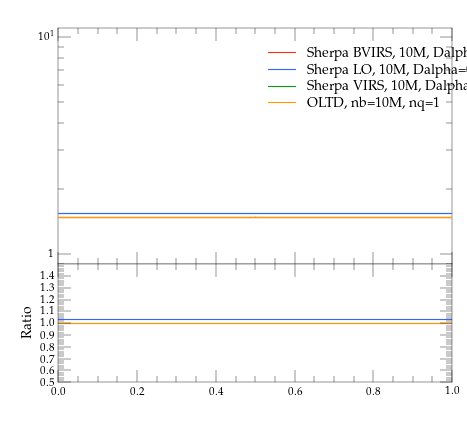

This figure's Python source:
#! /usr/bin/env python

# This Python script was auto-generated using YODA v2.0.0.
# Analysis object: /evtb/incCutEg
# Timestamp: 15-04-2024 (14:31:35)

import matplotlib as mpl
import matplotlib.pyplot as plt
mpl.use('Agg') # comment out for interactive use
import os
import numpy as np

plotDir = os.path.split(os.path.realpath(__file__))[0]
if 'YODA_USER_PLOT_PATH' in globals():
    plot_outdir = globals()['YODA_USER_PLOT_PATH']
else:
    plot_outdir = plotDir

#plot style
plt.style.use(os.path.join(plotDir, '../default.mplstyle'))
# plot metadata
figW, figH = plt.rcParams['figure.figsize']
ax_xLabel = r''
ax_yLabel = r''
ax_title  = r''
ax_xScale = 'linear'
ax_yScale = 'log'
xLims = (0.0, 1.0)
yLims = (0.9, 11.0)

# TeX-friendly labels for the legend
labels = [ r"Sherpa BVIRS, 10M, Dalpha=0.01", r"Sherpa LO, 10M, Dalpha=0.01", r"Sherpa VIRS, 10M, Dalpha=0.01", r"OLTD, nb=10M, nq=1" ]

# Create figure and axis objects
fig, (ax, ratio0_ax) = plt.subplots(2, 1, sharex=True,
                  figsize=(figW,figH), gridspec_kw={'height_ratios': (2, 1)})
ratio0_ax.yaxis.set_major_locator(mpl.ticker.MultipleLocator(0.1))
ratio0_ax.set_ylim(0.5, 1.4999)
ratio0_ax.set_ylabel('Ratio')

# LineColor map: curve index -> color
linecolors = {0: '#EE3311', 1: '#3366FF', 2: '#109618', 3: '#FF9900'}
# the numerical data is stored in a separate file
dataf = dict()
prefix = os.path.split(__file__)[0]
if prefix:    prefix = prefix + '/'
exec(open(prefix+'incCutEg__data.py').read(), dataf)


legend_handles = [] # keep track of handles for the legend

# style options for curves
# starts at zorder>=5 to draw curve on top of legend
styles = {
  'curve0': {
    'color' : linecolors[0],
    'linestyle' : '-',
    'marker' : 'o',
    'zorder' : 5,
    'histstyle' : True,
  },
  'curve1': {
    'color' : linecolors[1],
    'linestyle' : '-',
    'marker' : 'o',
    'zorder' : 6,
    'histstyle' : True,
  },
  'curve2': {
    'color' : linecolors[2],
    'linestyle' : '-',
    'marker' : 'o',
    'zorder' : 7,
    'histstyle' : True,
  },
  'curve3': {
    'color' : linecolors[3],
    'linestyle' : '-',
    'marker' : 'o',
    'zorder' : 8,
    'histstyle' : True,
  },
}
# curve from input yoda files in main panel
for label in dataf['yvals'].keys():
    if all(np.isnan(v) for v in dataf['yvals'][label]):
        continue
    tmp = None
    if styles[label]['histstyle']: # draw as histogram
        tmp, = ax.plot(dataf['xedges'], dataf['yedges'][label],
                       color=styles[label]['color'],
                       linestyle=styles[label]['linestyle'],
                       drawstyle='steps-pre', solid_joinstyle='miter',
                       zorder=styles[label]['zorder'], label=label)
        ax.errorbar(dataf['xpoints'], dataf['yvals'][label], color=styles[label]['color'],
                    xerr=dataf['xerrs'], yerr=[dataf['ydowns'][label], dataf['yups'][label]],
                    linestyle='none', zorder=styles[label]['zorder'])
    else: # draw as scatter
        tmp = ax.errorbar(dataf['xpoints'], dataf['yvals'][label],
                          xerr=dataf['xerrs'],
                          yerr=[ dataf['ydowns'][label],
                          dataf['yups'][label] ],
                          fmt=styles[label]['marker'],
                          ecolor=styles[label]['color'],
                          color=styles[label]['color'], zorder=2)
        tmp[-1][0].set_linestyle(styles[label]['linestyle'])
    legend_handles += [tmp]
    for varLabel in dataf['variation_yvals'].keys():
        if varLabel.startswith(label):
            tmp, = ax.plot(dataf['xedges'], dataf['variation_yvals'][varLabel],
                           color=styles[label]['color'],
                           linestyle=styles[label]['linestyle'],
                           drawstyle='steps-pre', solid_joinstyle='miter',
                           zorder=styles[label]['zorder'], alpha=0.5)


# plots on ratio panel
# curve from input yoda files in ratio panel
for label, yvals in dataf['ratio0_yvals'].items():
    if all(np.isnan(v) for v in yvals):
        continue
    if styles[label]['histstyle']: # plot as histogram
        ratio0_ax.plot(dataf['xedges'], yvals,
                       color=styles[label]['color'],
                       linestyle=styles[label]['linestyle'],
                       drawstyle='steps-pre', zorder=1,
                       solid_joinstyle='miter')
        ratio0_ax.vlines(dataf['xpoints'],
                         dataf['ratio0_ymin'][label],
                         dataf['ratio0_ymax'][label],
                         color=styles[label]['color'], zorder=1)
    else: # plot as scatter
        tmp = ratio0_ax.errorbar(dataf['xpoints'],
                                 yvals, xerr=dataf['xerrs'],
                                 yerr=dataf['ratio0_yerrs'][label],
                                 fmt=styles[label]['marker'],
                                 ecolor=styles[label]['color'],
                                 color=styles[label]['color'])
        tmp[-1][0].set_linestyle(styles[label]['linestyle'])

    for varlabel in dataf['ratio0_variation_vals'].keys():
        if varlabel.startswith(label):
            ratio0_ax.plot(dataf['xedges'],
                            dataf['ratio0_variation_vals'][varlabel],
                            color=styles[label]['color'],
                            linestyle=styles[label]['linestyle'],
                            drawstyle='steps-pre', solid_joinstyle='miter',
                            zorder=1, alpha=0.5)

legend_pos = (0.5, 0.97)
ax.legend(legend_handles, labels, loc='upper left', bbox_to_anchor=legend_pos)

# set plot metadata as defined above
ratio0_ax.set_xlabel(ax_xLabel)
ratio0_ax.xaxis.set_label_coords(1., -.15)
ax.set_ylabel(ax_yLabel, loc='top')
ax.set_title(ax_title, loc='left')
ax.set_xscale(ax_xScale)
ax.set_yscale(ax_yScale)
ax.set_xlim(xLims)
ax.set_ylim(yLims)

# tick formatting
plt.rcParams['xtick.top'] = True
plt.rcParams['ytick.right'] = True
ax.yaxis.set_major_locator(mpl.ticker.LogLocator(base=10.0, numticks=np.inf))
ax.yaxis.set_minor_locator(mpl.ticker.LogLocator(
                           base=10.0, subs=np.arange(0.1, 1, 0.1), numticks=np.inf))
fig.align_ylabels((ax, ratio0_ax))
plt.savefig(os.path.join(plot_outdir, 'incCutEg.pdf'), format='PDF')
plt.savefig(os.path.join(plot_outdir, 'incCutEg.png'), format='PNG')

plt.close(fig)
